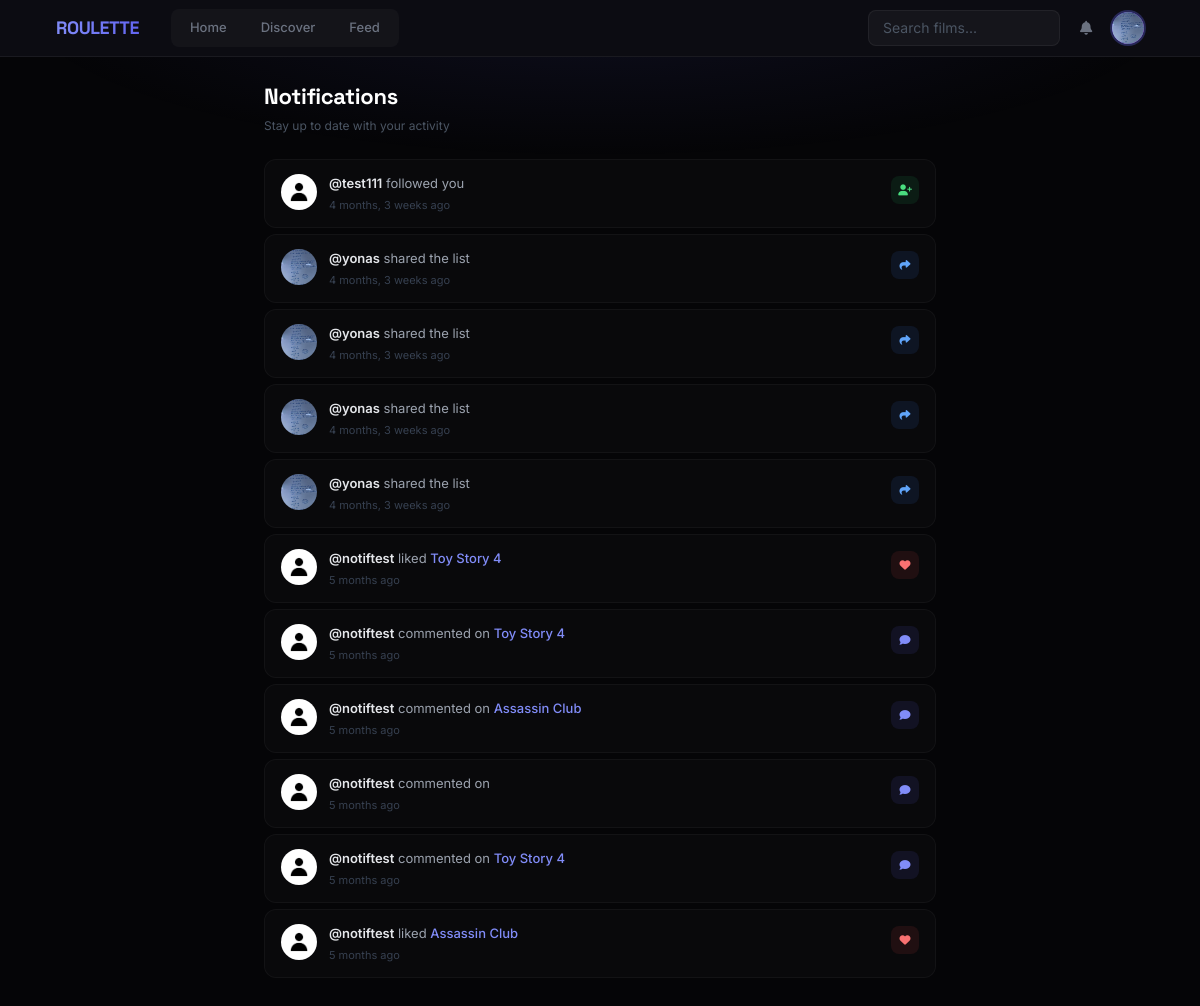
Before: /notifications/ (signed in) with the older database file.
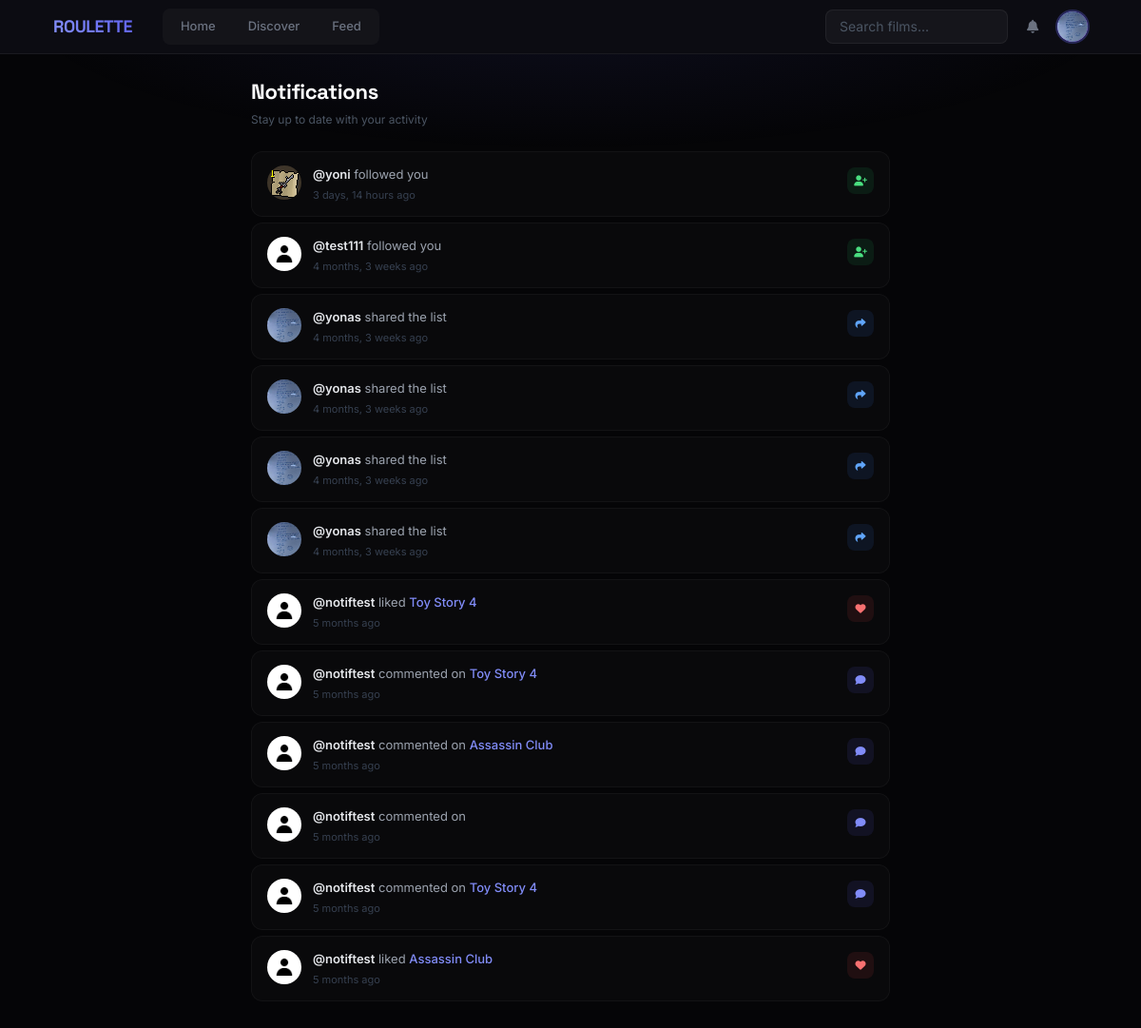
After: the same page with the newer database file.
### roulette/models.py (models this page shows, shortened)
class Notification(models.Model):
    recipient = models.ForeignKey(settings.AUTH_USER_MODEL, related_name='notifications', on_delete=models.CASCADE)
    actor = models.ForeignKey(settings.AUTH_USER_MODEL, related_name='actions', on_delete=models.CASCADE, null=True, blank=True)
    verb = models.CharField(max_length=255)
    target_content_type = models.ForeignKey(ContentType, on_delete=models.CASCADE, null=True, blank=True, related_name='target_notifications')
    target_object_id = models.PositiveIntegerField(null=True, blank=True)
    target = GenericForeignKey('target_content_type', 'target_object_id')
    action_object_content_type = models.ForeignKey(ContentType, on_delete=models.CASCADE, null=True, blank=True, related_name='action_object_notifications')
    action_object_object_id = models.PositiveIntegerField(null=True, blank=True)
    action_object = GenericForeignKey('action_object_content_type', 'action_object_object_id')
    timestamp = models.DateTimeField(default=timezone.now) # Use timezone.now
    read = models.BooleanField(default=False)
    class Meta:
        ordering = ['-timestamp'] # Show newest first

class UserReview(models.Model):
    user = models.ForeignKey(settings.AUTH_USER_MODEL, on_delete=models.CASCADE, related_name='reviews')
    tmdb_id = models.IntegerField()
    content_type = models.CharField(max_length=10, choices=UserContent.ContentType.choices)
    rating = models.PositiveSmallIntegerField(
        validators=[MinValueValidator(1), MaxValueValidator(10)]
    )
    review_text = models.TextField(blank=True)
    timestamp = models.DateTimeField(auto_now_add=True)
    title = models.CharField(max_length=255, default='')
    poster_path = models.CharField(max_length=255, blank=True, null=True, default='')
    overview = models.TextField(blank=True, default='')
    class Meta:
        unique_together = ('user', 'tmdb_id', 'content_type')
        ordering = ['-timestamp']

class UserContent(models.Model):
    class ListType(models.TextChoices):
        FAVORITE = 'FAVORITE', 'Favorite'
        HISTORY = 'HISTORY', 'History'
        WATCHLIST = 'WATCHLIST', 'Watchlist'
        CUSTOM = 'CUSTOM', 'Custom'
    class ContentType(models.TextChoices):
        MOVIE = 'MOVIE', 'Movie'
        TV = 'TV', 'TV Show'
    user = models.ForeignKey(settings.AUTH_USER_MODEL, on_delete=models.CASCADE)
    overview = models.TextField(blank=True, default='')
    tmdb_id = models.IntegerField()
    title = models.CharField(max_length=255)
    poster_path = models.CharField(max_length=255, blank=True, null=True)
    release_year = models.CharField(max_length=4, blank=True, null=True)
    list_type = models.CharField(max_length=10, choices=ListType.choices)
    content_type = models.CharField(max_length=10, choices=ContentType.choices, default=ContentType.MOVIE)
    timestamp = models.DateTimeField(auto_now_add=True)
    custom_list = models.ForeignKey(
        UserList,  # Make sure the UserList model is defined *before* this class
        on_delete=models.CASCADE,
        related_name='items',
        null=True,
        blank=True
    )
    class Meta:
        unique_together = ('user', 'tmdb_id', 'content_type', 'list_type', 'custom_list')
        ordering = ['-timestamp']

### users/models.py (models this page shows, shortened)
class Profile(models.Model):
    user = models.OneToOneField(settings.AUTH_USER_MODEL, on_delete=models.CASCADE)
    is_favorites_private = models.BooleanField(default=False)
    bio = models.TextField(max_length=500, blank=True)
    image = models.ImageField(default='default.jpg', upload_to='profile_pics')

### roulette/views.py (the view)
# urls.py: path('notifications/', views.notifications_view, name='notifications'),
@login_required
def notifications_view(request):
    notifications = request.user.notifications.all() # Or Notification.objects.filter(recipient=request.user)
    unread_notifications = notifications.filter(read=False)
    unread_notifications.update(read=True) # Update the 'read' status in the database
    context = {
        'notifications': notifications # Pass the original queryset to the template
    }
    return render(request, 'roulette/notifications.html', context)

### roulette/context_processors.py (called while the page is built)
def unread_notifications_count(request):
    if request.user.is_authenticated:
        count = Notification.objects.filter(recipient=request.user, read=False).count()
        return {'unread_notifications_count': count}
    return {'unread_notifications_count': 0} # Return 0 if user is not logged in

### roulette/templates/roulette/notifications.html (shortened to what this page needs)
{% extends 'roulette/base.html' %}
{% block content %}
<div class="max-w-2xl mx-auto">
    <div class="notif-header">
        <h1>Notifications</h1>
        <p>Stay up to date with your activity</p>
    </div>
    {% for notification in notifications %}
        <div class="notif-item {% if not notification.read %}unread{% endif %}">
            {% if notification.actor %}
                <a href="{% url 'roulette:user_profile' username=notification.actor.username %}">
                    <img src="{{ notification.actor.profile.image.url }}" class="notif-avatar" alt="">
                </a>
            {% else %}
                <div class="notif-avatar-fallback"></div>
            {% endif %}
            <div class="notif-body">
                <div class="notif-text">
                    {% if notification.actor %}
                        <a href="{% url 'roulette:user_profile' username=notification.actor.username %}">@{{ notification.actor.username }}</a>
                    {% endif %}
                    {{ notification.verb }}
                    {% if notification.target %}
                        {% with target=notification.target %}
                            {% if notification.target_content_type.model == 'userreview' %}
                                <a class="notif-target" href="{% url 'roulette:content_detail' content_type=target.content_type|lower tmdb_id=target.tmdb_id %}">{{ target.title }}</a>
                            {% elif notification.target_content_type.model == 'usercontent' %}
                                {% if target.list_type == 'CUSTOM' and target.custom_list %}
                                    <a class="notif-target" href="{% url 'roulette:list_detail' list_id=target.custom_list.id %}">{{ target.title }}</a>
                                    in <a class="notif-target" href="{% url 'roulette:list_detail' list_id=target.custom_list.id %}">{{ target.custom_list.name }}</a>
                                {% else %}
                                    <a class="notif-target" href="{% url 'roulette:content_detail' content_type=target.content_type|lower tmdb_id=target.tmdb_id %}">{{ target.title }}</a>
                                {% endif %}
                            {% endif %}
                        {% endwith %}
                    {% endif %}
                </div>
                <div class="notif-time">{{ notification.timestamp|timesince }} ago</div>
            </div>
            {% if 'followed' in notification.verb %}
                <div class="notif-icon ni-follow"><i class="fas fa-user-plus"></i></div>
            {% elif 'liked' in notification.verb %}
                <div class="notif-icon ni-like"><i class="fas fa-heart"></i></div>
            {% elif 'commented' in notification.verb %}
                <div class="notif-icon ni-comment"><i class="fas fa-comment"></i></div>
            {% elif 'shared' in notification.verb %}
                <div class="notif-icon ni-share"><i class="fas fa-share"></i></div>
            {% else %}
                <div class="notif-icon ni-default"><i class="fas fa-bell"></i></div>
            {% endif %}
        </div>
    {% empty %}
        <div class="notif-empty">
            <div><i class="fas fa-bell-slash"></i></div>
            <p>No notifications yet. Follow some people to get started.</p>
        </div>
    {% endfor %}
</div>
{% endblock %}

Changed rows visible on the page:
added Notification: actor.profile.image (picture), actor.username "yoni", verb "followed you", timestamp "3 days, 14 hours"
